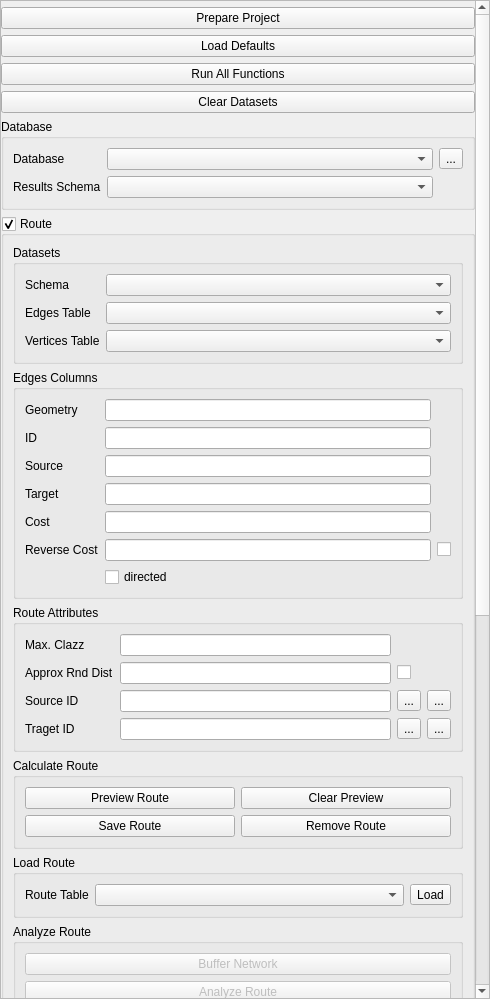
<?xml version="1.0" encoding="UTF-8"?>
<ui version="4.0">
 <class>orientationMapsCreatorDockWidgetBase</class>
 <widget class="QDockWidget" name="orientationMapsCreatorDockWidgetBase">
  <property name="geometry">
   <rect>
    <x>0</x>
    <y>0</y>
    <width>490</width>
    <height>999</height>
   </rect>
  </property>
  <property name="sizePolicy">
   <sizepolicy hsizetype="Expanding" vsizetype="Expanding">
    <horstretch>0</horstretch>
    <verstretch>0</verstretch>
   </sizepolicy>
  </property>
  <property name="windowTitle">
   <string>Orientation Maps Creator</string>
  </property>
  <widget class="QWidget" name="dockWidgetContents">
   <layout class="QVBoxLayout" name="verticalLayout_3">
    <property name="spacing">
     <number>0</number>
    </property>
    <property name="margin">
     <number>0</number>
    </property>
    <item>
     <widget class="QScrollArea" name="scrollArea">
      <property name="sizePolicy">
       <sizepolicy hsizetype="Expanding" vsizetype="Expanding">
        <horstretch>0</horstretch>
        <verstretch>0</verstretch>
       </sizepolicy>
      </property>
      <property name="frameShadow">
       <enum>QFrame::Plain</enum>
      </property>
      <property name="lineWidth">
       <number>0</number>
      </property>
      <property name="widgetResizable">
       <bool>true</bool>
      </property>
      <widget class="QWidget" name="scrollAreaWidgetContents">
       <property name="geometry">
        <rect>
         <x>0</x>
         <y>-937</y>
         <width>462</width>
         <height>2026</height>
        </rect>
       </property>
       <layout class="QVBoxLayout" name="verticalLayout">
        <property name="spacing">
         <number>6</number>
        </property>
        <property name="leftMargin">
         <number>0</number>
        </property>
        <property name="topMargin">
         <number>6</number>
        </property>
        <property name="rightMargin">
         <number>0</number>
        </property>
        <property name="bottomMargin">
         <number>0</number>
        </property>
        <item>
         <widget class="QPushButton" name="btnPrepareProject">
          <property name="text">
           <string>Prepare Project</string>
          </property>
         </widget>
        </item>
        <item>
         <widget class="QPushButton" name="btnLoadDefaults">
          <property name="text">
           <string>Load Defaults</string>
          </property>
         </widget>
        </item>
        <item>
         <widget class="QPushButton" name="btnRunAllFunctions">
          <property name="text">
           <string>Run All Functions</string>
          </property>
         </widget>
        </item>
        <item>
         <widget class="QPushButton" name="btnClearDatasets">
          <property name="text">
           <string>Clear Datasets</string>
          </property>
         </widget>
        </item>
        <item>
         <widget class="QGroupBox" name="groupBoxDatabase">
          <property name="title">
           <string>Database</string>
          </property>
          <layout class="QGridLayout" name="gridLayout_5">
           <item row="0" column="1">
            <widget class="QComboBox" name="comboBoxDatabase">
             <property name="sizePolicy">
              <sizepolicy hsizetype="Expanding" vsizetype="Fixed">
               <horstretch>0</horstretch>
               <verstretch>0</verstretch>
              </sizepolicy>
             </property>
            </widget>
           </item>
           <item row="0" column="0">
            <widget class="QLabel" name="lblDatabase">
             <property name="text">
              <string>Database</string>
             </property>
            </widget>
           </item>
           <item row="0" column="2">
            <widget class="QToolButton" name="btnDatabaseRefresh">
             <property name="text">
              <string>...</string>
             </property>
             <property name="icon">
              <iconset theme="view-refresh">
               <normaloff/>
              </iconset>
             </property>
            </widget>
           </item>
           <item row="1" column="0">
            <widget class="QLabel" name="lblResultsSchema">
             <property name="text">
              <string>Results Schema</string>
             </property>
            </widget>
           </item>
           <item row="1" column="1">
            <widget class="QComboBox" name="comboBoxResultsSchema"/>
           </item>
          </layout>
         </widget>
        </item>
        <item>
         <widget class="QGroupBox" name="groupBoxRoute">
          <property name="enabled">
           <bool>true</bool>
          </property>
          <property name="sizePolicy">
           <sizepolicy hsizetype="Preferred" vsizetype="Preferred">
            <horstretch>0</horstretch>
            <verstretch>0</verstretch>
           </sizepolicy>
          </property>
          <property name="acceptDrops">
           <bool>false</bool>
          </property>
          <property name="title">
           <string>Route</string>
          </property>
          <property name="flat">
           <bool>false</bool>
          </property>
          <property name="checkable">
           <bool>true</bool>
          </property>
          <layout class="QVBoxLayout" name="verticalLayout_2">
           <item>
            <widget class="QGroupBox" name="groupBoxRouteDatasets">
             <property name="title">
              <string>Datasets</string>
             </property>
             <layout class="QGridLayout" name="gridLayout">
              <item row="1" column="0">
               <widget class="QLabel" name="lblEdgesTable">
                <property name="text">
                 <string>Edges Table</string>
                </property>
               </widget>
              </item>
              <item row="2" column="1">
               <widget class="QComboBox" name="comboBoxVerticesTable">
                <property name="sizePolicy">
                 <sizepolicy hsizetype="Expanding" vsizetype="Fixed">
                  <horstretch>0</horstretch>
                  <verstretch>0</verstretch>
                 </sizepolicy>
                </property>
               </widget>
              </item>
              <item row="1" column="1">
               <widget class="QComboBox" name="comboBoxEdgesTable">
                <property name="sizePolicy">
                 <sizepolicy hsizetype="Expanding" vsizetype="Fixed">
                  <horstretch>0</horstretch>
                  <verstretch>0</verstretch>
                 </sizepolicy>
                </property>
               </widget>
              </item>
              <item row="0" column="1">
               <widget class="QComboBox" name="comboBoxEdgesSchema">
                <property name="sizePolicy">
                 <sizepolicy hsizetype="Expanding" vsizetype="Fixed">
                  <horstretch>0</horstretch>
                  <verstretch>0</verstretch>
                 </sizepolicy>
                </property>
               </widget>
              </item>
              <item row="2" column="0">
               <widget class="QLabel" name="lblVerticesTable">
                <property name="text">
                 <string>Vertices Table</string>
                </property>
               </widget>
              </item>
              <item row="0" column="0">
               <widget class="QLabel" name="lblEdgesSchema">
                <property name="text">
                 <string>Schema</string>
                </property>
               </widget>
              </item>
             </layout>
            </widget>
           </item>
           <item>
            <widget class="QGroupBox" name="groupBoxEdgesColumns">
             <property name="title">
              <string>Edges Columns</string>
             </property>
             <layout class="QGridLayout" name="gridLayout_7">
              <item row="1" column="0">
               <widget class="QLabel" name="lblIDColumn">
                <property name="text">
                 <string>ID</string>
                </property>
               </widget>
              </item>
              <item row="0" column="0">
               <widget class="QLabel" name="lblGeometryColumn">
                <property name="text">
                 <string>Geometry</string>
                </property>
               </widget>
              </item>
              <item row="0" column="1">
               <widget class="QLineEdit" name="lineEditGeometryColumn"/>
              </item>
              <item row="1" column="1">
               <widget class="QLineEdit" name="lineEditIDColumn"/>
              </item>
              <item row="2" column="1">
               <widget class="QLineEdit" name="lineEditSourceColumn"/>
              </item>
              <item row="4" column="1">
               <widget class="QLineEdit" name="lineEditCostColumn"/>
              </item>
              <item row="3" column="1">
               <widget class="QLineEdit" name="lineEditTargetColumn"/>
              </item>
              <item row="3" column="0">
               <widget class="QLabel" name="lblTargetColumn">
                <property name="text">
                 <string>Target</string>
                </property>
               </widget>
              </item>
              <item row="2" column="0">
               <widget class="QLabel" name="lblSourceColumn">
                <property name="text">
                 <string>Source</string>
                </property>
               </widget>
              </item>
              <item row="4" column="0">
               <widget class="QLabel" name="lblCostColumn">
                <property name="text">
                 <string>Cost</string>
                </property>
               </widget>
              </item>
              <item row="5" column="0">
               <widget class="QLabel" name="lblReverseCostColumn">
                <property name="text">
                 <string>Reverse Cost</string>
                </property>
               </widget>
              </item>
              <item row="5" column="1">
               <widget class="QLineEdit" name="lineEditReverseCostColumn"/>
              </item>
              <item row="6" column="1">
               <widget class="QCheckBox" name="checkBoxDirected">
                <property name="text">
                 <string>directed</string>
                </property>
               </widget>
              </item>
              <item row="5" column="2">
               <widget class="QCheckBox" name="checkBoxHasReverseCost">
                <property name="text">
                 <string/>
                </property>
               </widget>
              </item>
             </layout>
            </widget>
           </item>
           <item>
            <widget class="QGroupBox" name="groupBoxEdgesRoute">
             <property name="title">
              <string>Route Attributes</string>
             </property>
             <layout class="QGridLayout" name="gridLayout_4">
              <item row="2" column="2">
               <widget class="QToolButton" name="btnSelectSourceID">
                <property name="text">
                 <string>...</string>
                </property>
                <property name="icon">
                 <iconset theme="list-add">
                  <normaloff/>
                 </iconset>
                </property>
                <property name="checkable">
                 <bool>true</bool>
                </property>
               </widget>
              </item>
              <item row="2" column="0">
               <widget class="QLabel" name="lblSelectSourceID">
                <property name="text">
                 <string>Source ID</string>
                </property>
               </widget>
              </item>
              <item row="3" column="1">
               <widget class="QLineEdit" name="lineEditSelectTargetID"/>
              </item>
              <item row="2" column="1">
               <widget class="QLineEdit" name="lineEditSelectSourceID"/>
              </item>
              <item row="3" column="0">
               <widget class="QLabel" name="lblSelectTragetID">
                <property name="text">
                 <string>Traget ID</string>
                </property>
               </widget>
              </item>
              <item row="3" column="2">
               <widget class="QToolButton" name="btnSelectTargetID">
                <property name="text">
                 <string>...</string>
                </property>
                <property name="icon">
                 <iconset theme="list-add">
                  <normaloff/>
                 </iconset>
                </property>
                <property name="checkable">
                 <bool>true</bool>
                </property>
               </widget>
              </item>
              <item row="3" column="3">
               <widget class="QToolButton" name="btnSelectRandomTarget">
                <property name="text">
                 <string>...</string>
                </property>
                <property name="icon">
                 <iconset theme="media-playlist-shuffle">
                  <normaloff/>
                 </iconset>
                </property>
               </widget>
              </item>
              <item row="2" column="3">
               <widget class="QToolButton" name="btnSelectRandomSource">
                <property name="text">
                 <string>...</string>
                </property>
                <property name="icon">
                 <iconset theme="media-playlist-shuffle">
                  <normaloff/>
                 </iconset>
                </property>
               </widget>
              </item>
              <item row="0" column="0">
               <widget class="QLabel" name="lblMaxClazz">
                <property name="text">
                 <string>Max. Clazz</string>
                </property>
               </widget>
              </item>
              <item row="0" column="1">
               <widget class="QLineEdit" name="lineEditMaxClazz"/>
              </item>
              <item row="1" column="0">
               <widget class="QLabel" name="lblApproxRndDist">
                <property name="text">
                 <string>Approx Rnd Dist</string>
                </property>
               </widget>
              </item>
              <item row="1" column="1">
               <widget class="QLineEdit" name="lineEditApproxRndDist"/>
              </item>
              <item row="1" column="2">
               <widget class="QCheckBox" name="checkBoxWithinApproxRndDist">
                <property name="text">
                 <string/>
                </property>
               </widget>
              </item>
             </layout>
            </widget>
           </item>
           <item>
            <widget class="QGroupBox" name="groupBoxCalculateRoute">
             <property name="title">
              <string>Calculate Route</string>
             </property>
             <layout class="QGridLayout" name="gridLayout_8">
              <item row="0" column="0">
               <widget class="QPushButton" name="btnPreviewRoute">
                <property name="text">
                 <string>Preview Route</string>
                </property>
               </widget>
              </item>
              <item row="0" column="1">
               <widget class="QPushButton" name="btnClearPreview">
                <property name="text">
                 <string>Clear Preview</string>
                </property>
               </widget>
              </item>
              <item row="1" column="0">
               <widget class="QPushButton" name="btnSaveRoute">
                <property name="text">
                 <string>Save Route</string>
                </property>
               </widget>
              </item>
              <item row="1" column="1">
               <widget class="QPushButton" name="btnRemoveRoute">
                <property name="text">
                 <string>Remove Route</string>
                </property>
               </widget>
              </item>
             </layout>
            </widget>
           </item>
           <item>
            <widget class="QGroupBox" name="groupBoxLoadRoute">
             <property name="title">
              <string>Load Route</string>
             </property>
             <layout class="QGridLayout" name="gridLayout_2">
              <item row="0" column="2">
               <widget class="QToolButton" name="btnLoadRoute">
                <property name="text">
                 <string>Load</string>
                </property>
               </widget>
              </item>
              <item row="0" column="1">
               <widget class="QComboBox" name="comboBoxRouteTable">
                <property name="sizePolicy">
                 <sizepolicy hsizetype="Expanding" vsizetype="Fixed">
                  <horstretch>0</horstretch>
                  <verstretch>0</verstretch>
                 </sizepolicy>
                </property>
               </widget>
              </item>
              <item row="0" column="0">
               <widget class="QLabel" name="lblRouteTable">
                <property name="text">
                 <string>Route Table</string>
                </property>
               </widget>
              </item>
             </layout>
            </widget>
           </item>
           <item>
            <widget class="QGroupBox" name="groupBoxAnalyzeRoute">
             <property name="title">
              <string>Analyze Route</string>
             </property>
             <layout class="QGridLayout" name="gridLayout_9">
              <item row="1" column="0">
               <widget class="QPushButton" name="btnAnalyzeRoute">
                <property name="enabled">
                 <bool>false</bool>
                </property>
                <property name="text">
                 <string>Analyze Route</string>
                </property>
                <property name="checkable">
                 <bool>false</bool>
                </property>
                <property name="checked">
                 <bool>false</bool>
                </property>
               </widget>
              </item>
              <item row="0" column="0">
               <widget class="QPushButton" name="btnBufferNetwork">
                <property name="enabled">
                 <bool>false</bool>
                </property>
                <property name="text">
                 <string>Buffer Network</string>
                </property>
               </widget>
              </item>
             </layout>
            </widget>
           </item>
          </layout>
         </widget>
        </item>
        <item>
         <widget class="QGroupBox" name="groupBoxOpenNRWData">
          <property name="title">
           <string>OPEN.NRW</string>
          </property>
          <property name="checkable">
           <bool>true</bool>
          </property>
          <layout class="QVBoxLayout" name="verticalLayout_4">
           <item>
            <widget class="QGroupBox" name="groupBoxOpenNRWDataset">
             <property name="title">
              <string>Dataset</string>
             </property>
             <layout class="QGridLayout" name="gridLayout_11">
              <item row="0" column="1">
               <widget class="QComboBox" name="comboBoxOpenNRWSchema">
                <property name="sizePolicy">
                 <sizepolicy hsizetype="Expanding" vsizetype="Fixed">
                  <horstretch>0</horstretch>
                  <verstretch>0</verstretch>
                 </sizepolicy>
                </property>
               </widget>
              </item>
              <item row="0" column="0">
               <widget class="QLabel" name="lblOpenNRWSchema">
                <property name="text">
                 <string>Schema</string>
                </property>
               </widget>
              </item>
              <item row="1" column="1">
               <widget class="QComboBox" name="comboBoxOpenNRWDLM">
                <property name="sizePolicy">
                 <sizepolicy hsizetype="Expanding" vsizetype="Fixed">
                  <horstretch>0</horstretch>
                  <verstretch>0</verstretch>
                 </sizepolicy>
                </property>
               </widget>
              </item>
              <item row="1" column="0">
               <widget class="QLabel" name="lblOpenNRWDLM">
                <property name="text">
                 <string>DLM Table</string>
                </property>
               </widget>
              </item>
             </layout>
            </widget>
           </item>
           <item>
            <widget class="QGroupBox" name="groupBoxOpenNRWCalculate">
             <property name="title">
              <string>Calculate</string>
             </property>
             <layout class="QGridLayout" name="gridLayout_10">
              <item row="0" column="0">
               <widget class="QPushButton" name="btnGetEnvironmentalRegions">
                <property name="text">
                 <string>Get Environmental Regions</string>
                </property>
               </widget>
              </item>
              <item row="1" column="0">
               <widget class="QPushButton" name="btnAddRegionsNetwork">
                <property name="text">
                 <string>Add Network within Regions</string>
                </property>
               </widget>
              </item>
              <item row="2" column="0">
               <widget class="QPushButton" name="btnGetAdministrativeRegions">
                <property name="text">
                 <string>Get Administrative Regions</string>
                </property>
               </widget>
              </item>
             </layout>
            </widget>
           </item>
          </layout>
         </widget>
        </item>
        <item>
         <widget class="QGroupBox" name="groupBoxOSMData">
          <property name="sizePolicy">
           <sizepolicy hsizetype="Preferred" vsizetype="Preferred">
            <horstretch>0</horstretch>
            <verstretch>0</verstretch>
           </sizepolicy>
          </property>
          <property name="title">
           <string>OSM</string>
          </property>
          <property name="alignment">
           <set>Qt::AlignLeading|Qt::AlignLeft|Qt::AlignVCenter</set>
          </property>
          <property name="checkable">
           <bool>true</bool>
          </property>
          <layout class="QVBoxLayout" name="verticalLayout_5">
           <item>
            <widget class="QGroupBox" name="groupBoxOSMDataset">
             <property name="sizePolicy">
              <sizepolicy hsizetype="Preferred" vsizetype="Preferred">
               <horstretch>0</horstretch>
               <verstretch>0</verstretch>
              </sizepolicy>
             </property>
             <property name="title">
              <string>Dataset</string>
             </property>
             <layout class="QGridLayout" name="gridLayout_12">
              <item row="0" column="1">
               <widget class="QComboBox" name="comboBoxOSMSchema">
                <property name="sizePolicy">
                 <sizepolicy hsizetype="Expanding" vsizetype="Fixed">
                  <horstretch>0</horstretch>
                  <verstretch>0</verstretch>
                 </sizepolicy>
                </property>
               </widget>
              </item>
              <item row="1" column="0">
               <widget class="QLabel" name="lblOSMPointsTable">
                <property name="text">
                 <string>Points Table</string>
                </property>
               </widget>
              </item>
              <item row="2" column="1">
               <widget class="QComboBox" name="comboBoxOSMLinesTable"/>
              </item>
              <item row="2" column="0">
               <widget class="QLabel" name="lblOSMLinesTable">
                <property name="text">
                 <string>Lines Table</string>
                </property>
               </widget>
              </item>
              <item row="3" column="0">
               <widget class="QLabel" name="lblOSMPolygonsTable">
                <property name="text">
                 <string>Polygons Table</string>
                </property>
               </widget>
              </item>
              <item row="3" column="1">
               <widget class="QComboBox" name="comboBoxOSMPolygonsTable"/>
              </item>
              <item row="1" column="1">
               <widget class="QComboBox" name="comboBoxOSMPointsTable"/>
              </item>
              <item row="0" column="0">
               <widget class="QLabel" name="lblOSMSchema">
                <property name="text">
                 <string>Schema</string>
                </property>
               </widget>
              </item>
             </layout>
            </widget>
           </item>
           <item>
            <widget class="QGroupBox" name="groupBoxOSMSelectFeatures">
             <property name="title">
              <string>Select Features</string>
             </property>
             <layout class="QGridLayout" name="gridLayout_6">
              <item row="2" column="0">
               <widget class="QPushButton" name="btnSelectOSMPolygons">
                <property name="text">
                 <string>Select Polygons</string>
                </property>
               </widget>
              </item>
              <item row="0" column="0">
               <widget class="QPushButton" name="btnSelectOSMPoints">
                <property name="text">
                 <string>Select Points</string>
                </property>
               </widget>
              </item>
              <item row="1" column="0">
               <widget class="QPushButton" name="btnSelectOSMLines">
                <property name="text">
                 <string>Select Lines</string>
                </property>
               </widget>
              </item>
             </layout>
            </widget>
           </item>
          </layout>
         </widget>
        </item>
        <item>
         <spacer name="verticalSpacer">
          <property name="orientation">
           <enum>Qt::Vertical</enum>
          </property>
          <property name="sizeHint" stdset="0">
           <size>
            <width>20</width>
            <height>40</height>
           </size>
          </property>
         </spacer>
        </item>
       </layout>
      </widget>
     </widget>
    </item>
   </layout>
  </widget>
 </widget>
 <tabstops>
  <tabstop>scrollArea</tabstop>
  <tabstop>btnLoadDefaults</tabstop>
  <tabstop>comboBoxDatabase</tabstop>
  <tabstop>btnDatabaseRefresh</tabstop>
  <tabstop>lineEditGeometryColumn</tabstop>
  <tabstop>lineEditIDColumn</tabstop>
  <tabstop>lineEditSourceColumn</tabstop>
  <tabstop>lineEditTargetColumn</tabstop>
  <tabstop>lineEditCostColumn</tabstop>
  <tabstop>lineEditReverseCostColumn</tabstop>
  <tabstop>checkBoxHasReverseCost</tabstop>
  <tabstop>checkBoxDirected</tabstop>
  <tabstop>lineEditSelectSourceID</tabstop>
  <tabstop>btnSelectSourceID</tabstop>
  <tabstop>btnSelectRandomSource</tabstop>
  <tabstop>lineEditSelectTargetID</tabstop>
  <tabstop>btnSelectTargetID</tabstop>
  <tabstop>btnSelectRandomTarget</tabstop>
  <tabstop>btnPreviewRoute</tabstop>
  <tabstop>btnClearPreview</tabstop>
  <tabstop>btnSaveRoute</tabstop>
  <tabstop>btnRemoveRoute</tabstop>
  <tabstop>btnSelectOSMPolygons</tabstop>
 </tabstops>
 <resources/>
 <connections>
  <connection>
   <sender>groupBoxRoute</sender>
   <signal>toggled(bool)</signal>
   <receiver>groupBoxCalculateRoute</receiver>
   <slot>setVisible(bool)</slot>
   <hints>
    <hint type="sourcelabel">
     <x>210</x>
     <y>523</y>
    </hint>
    <hint type="destinationlabel">
     <x>210</x>
     <y>823</y>
    </hint>
   </hints>
  </connection>
  <connection>
   <sender>groupBoxRoute</sender>
   <signal>toggled(bool)</signal>
   <receiver>groupBoxEdgesColumns</receiver>
   <slot>setVisible(bool)</slot>
   <hints>
    <hint type="sourcelabel">
     <x>210</x>
     <y>523</y>
    </hint>
    <hint type="destinationlabel">
     <x>210</x>
     <y>495</y>
    </hint>
   </hints>
  </connection>
  <connection>
   <sender>groupBoxRoute</sender>
   <signal>toggled(bool)</signal>
   <receiver>groupBoxEdgesRoute</receiver>
   <slot>setVisible(bool)</slot>
   <hints>
    <hint type="sourcelabel">
     <x>210</x>
     <y>523</y>
    </hint>
    <hint type="destinationlabel">
     <x>210</x>
     <y>703</y>
    </hint>
   </hints>
  </connection>
  <connection>
   <sender>groupBoxRoute</sender>
   <signal>toggled(bool)</signal>
   <receiver>groupBoxRouteDatasets</receiver>
   <slot>setVisible(bool)</slot>
   <hints>
    <hint type="sourcelabel">
     <x>210</x>
     <y>523</y>
    </hint>
    <hint type="destinationlabel">
     <x>210</x>
     <y>268</y>
    </hint>
   </hints>
  </connection>
  <connection>
   <sender>groupBoxRoute</sender>
   <signal>toggled(bool)</signal>
   <receiver>groupBoxAnalyzeRoute</receiver>
   <slot>setVisible(bool)</slot>
   <hints>
    <hint type="sourcelabel">
     <x>210</x>
     <y>564</y>
    </hint>
    <hint type="destinationlabel">
     <x>210</x>
     <y>925</y>
    </hint>
   </hints>
  </connection>
  <connection>
   <sender>groupBoxOpenNRWData</sender>
   <signal>toggled(bool)</signal>
   <receiver>groupBoxOpenNRWDataset</receiver>
   <slot>setVisible(bool)</slot>
   <hints>
    <hint type="sourcelabel">
     <x>234</x>
     <y>575</y>
    </hint>
    <hint type="destinationlabel">
     <x>234</x>
     <y>528</y>
    </hint>
   </hints>
  </connection>
  <connection>
   <sender>groupBoxOpenNRWData</sender>
   <signal>toggled(bool)</signal>
   <receiver>groupBoxOpenNRWCalculate</receiver>
   <slot>setVisible(bool)</slot>
   <hints>
    <hint type="sourcelabel">
     <x>234</x>
     <y>575</y>
    </hint>
    <hint type="destinationlabel">
     <x>234</x>
     <y>648</y>
    </hint>
   </hints>
  </connection>
  <connection>
   <sender>groupBoxOSMData</sender>
   <signal>toggled(bool)</signal>
   <receiver>groupBoxOSMDataset</receiver>
   <slot>setVisible(bool)</slot>
   <hints>
    <hint type="sourcelabel">
     <x>234</x>
     <y>792</y>
    </hint>
    <hint type="destinationlabel">
     <x>234</x>
     <y>724</y>
    </hint>
   </hints>
  </connection>
  <connection>
   <sender>groupBoxOSMData</sender>
   <signal>toggled(bool)</signal>
   <receiver>groupBoxOSMSelectFeatures</receiver>
   <slot>setVisible(bool)</slot>
   <hints>
    <hint type="sourcelabel">
     <x>234</x>
     <y>792</y>
    </hint>
    <hint type="destinationlabel">
     <x>234</x>
     <y>902</y>
    </hint>
   </hints>
  </connection>
  <connection>
   <sender>groupBoxRoute</sender>
   <signal>toggled(bool)</signal>
   <receiver>groupBoxLoadRoute</receiver>
   <slot>setVisible(bool)</slot>
   <hints>
    <hint type="sourcelabel">
     <x>234</x>
     <y>-115</y>
    </hint>
    <hint type="destinationlabel">
     <x>234</x>
     <y>222</y>
    </hint>
   </hints>
  </connection>
 </connections>
</ui>
